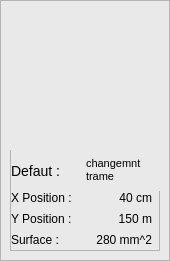
        <widget class="QFrame" name="frame_image_de_defaut_3">
         <property name="minimumSize">
          <size>
           <width>170</width>
           <height>261</height>
          </size>
         </property>
         <property name="maximumSize">
          <size>
           <width>170</width>
           <height>261</height>
          </size>
         </property>
         <property name="styleSheet">
          <string notr="true">background-color: rgb(233, 233, 233);
padding:0;</string>
         </property>
         <property name="frameShape">
          <enum>QFrame::StyledPanel</enum>
         </property>
         <property name="frameShadow">
          <enum>QFrame::Raised</enum>
         </property>
         <widget class="QLabel" name="Image_defaut_17">
          <property name="geometry">
           <rect>
            <x>10</x>
            <y>5</y>
            <width>150</width>
            <height>141</height>
           </rect>
          </property>
          <property name="minimumSize">
           <size>
            <width>0</width>
            <height>0</height>
           </size>
          </property>
          <property name="maximumSize">
           <size>
            <width>16777215</width>
            <height>16777215</height>
           </size>
          </property>
          <property name="styleSheet">
           <string notr="true">radious:5px;</string>
          </property>
          <property name="text">
           <string/>
          </property>
          <property name="pixmap">
           <pixmap>../CODE/Detection des defauts/Images/KinectScreenshot-Color-02-39-46.png</pixmap>
          </property>
          <property name="scaledContents">
           <bool>true</bool>
          </property>
         </widget>
         <widget class="QFrame" name="frame_22">
          <property name="geometry">
           <rect>
            <x>10</x>
            <y>150</y>
            <width>150</width>
            <height>101</height>
           </rect>
          </property>
          <property name="frameShape">
           <enum>QFrame::StyledPanel</enum>
          </property>
          <property name="frameShadow">
           <enum>QFrame::Raised</enum>
          </property>
          <widget class="QWidget" name="layoutWidget_37">
           <property name="geometry">
            <rect>
             <x>1</x>
             <y>0</y>
             <width>151</width>
             <height>41</height>
            </rect>
           </property>
           <layout class="QHBoxLayout" name="horizontalLayout_76">
            <item>
             <widget class="QLabel" name="label_defaut_17">
              <property name="minimumSize">
               <size>
                <width>0</width>
                <height>26</height>
               </size>
              </property>
              <property name="maximumSize">
               <size>
                <width>16777215</width>
                <height>27</height>
               </size>
              </property>
              <property name="font">
               <font>
                <pointsize>-1</pointsize>
               </font>
              </property>
              <property name="styleSheet">
               <string notr="true">QLabel{
	text-align:left;
	font-size:14px;
	cursor: pointer;
}


</string>
              </property>
              <property name="text">
               <string>Defaut :</string>
              </property>
             </widget>
            </item>
            <item>
             <widget class="QTextBrowser" name="textBrowser_17">
              <property name="minimumSize">
               <size>
                <width>50</width>
                <height>20</height>
               </size>
              </property>
              <property name="maximumSize">
               <size>
                <width>80</width>
                <height>34</height>
               </size>
              </property>
              <property name="styleSheet">
               <string notr="true">QTextBrowser{
	text-align:left;
	font-size:16px;
	cursor: pointer;
	border:none;
}


</string>
              </property>
              <property name="html">
               <string>&lt;!DOCTYPE HTML PUBLIC &quot;-//W3C//DTD HTML 4.0//EN&quot; &quot;http://www.w3.org/TR/REC-html40/strict.dtd&quot;&gt;
&lt;html&gt;&lt;head&gt;&lt;meta name=&quot;qrichtext&quot; content=&quot;1&quot; /&gt;&lt;style type=&quot;text/css&quot;&gt;
p, li { white-space: pre-wrap; }
&lt;/style&gt;&lt;/head&gt;&lt;body style=&quot; font-family:'MS Shell Dlg 2'; font-size:16px; font-weight:400; font-style:normal;&quot;&gt;
&lt;p style=&quot; margin-top:0px; margin-bottom:0px; margin-left:0px; margin-right:0px; -qt-block-indent:0; text-indent:0px;&quot;&gt;&lt;span style=&quot; font-size:8.25pt;&quot;&gt;changemnt trame&lt;/span&gt;&lt;/p&gt;&lt;/body&gt;&lt;/html&gt;</string>
              </property>
             </widget>
            </item>
           </layout>
          </widget>
          <widget class="QWidget" name="layoutWidget_38">
           <property name="geometry">
            <rect>
             <x>1</x>
             <y>38</y>
             <width>141</width>
             <height>61</height>
            </rect>
           </property>
           <layout class="QVBoxLayout" name="_17">
            <property name="spacing">
             <number>2</number>
            </property>
            <item>
             <layout class="QHBoxLayout" name="horizontalLayout_77">
              <item>
               <widget class="QLabel" name="label_X_Position_17">
                <property name="text">
                 <string>X Position :</string>
                </property>
               </widget>
              </item>
              <item>
               <widget class="QLabel" name="X_Position_17">
                <property name="layoutDirection">
                 <enum>Qt::LeftToRight</enum>
                </property>
                <property name="text">
                 <string>40 cm</string>
                </property>
                <property name="alignment">
                 <set>Qt::AlignRight|Qt::AlignTrailing|Qt::AlignVCenter</set>
                </property>
               </widget>
              </item>
             </layout>
            </item>
            <item>
             <layout class="QHBoxLayout" name="horizontalLayout_78">
              <item>
               <widget class="QLabel" name="label_Y_Position_17">
                <property name="text">
                 <string>Y Position :</string>
                </property>
               </widget>
              </item>
              <item>
               <widget class="QLabel" name="Y_Position_17">
                <property name="layoutDirection">
                 <enum>Qt::LeftToRight</enum>
                </property>
                <property name="text">
                 <string>150 m</string>
                </property>
                <property name="alignment">
                 <set>Qt::AlignRight|Qt::AlignTrailing|Qt::AlignVCenter</set>
                </property>
               </widget>
              </item>
             </layout>
            </item>
            <item>
             <layout class="QHBoxLayout" name="horizontalLayout_79">
              <item>
               <widget class="QLabel" name="label_Surface_17">
                <property name="text">
                 <string>Surface :</string>
                </property>
               </widget>
              </item>
              <item>
               <widget class="QLabel" name="Surface_17">
                <property name="layoutDirection">
                 <enum>Qt::LeftToRight</enum>
                </property>
                <property name="text">
                 <string>280 mm^2</string>
                </property>
                <property name="alignment">
                 <set>Qt::AlignRight|Qt::AlignTrailing|Qt::AlignVCenter</set>
                </property>
               </widget>
              </item>
             </layout>
            </item>
           </layout>
          </widget>
         </widget>
        </widget>
